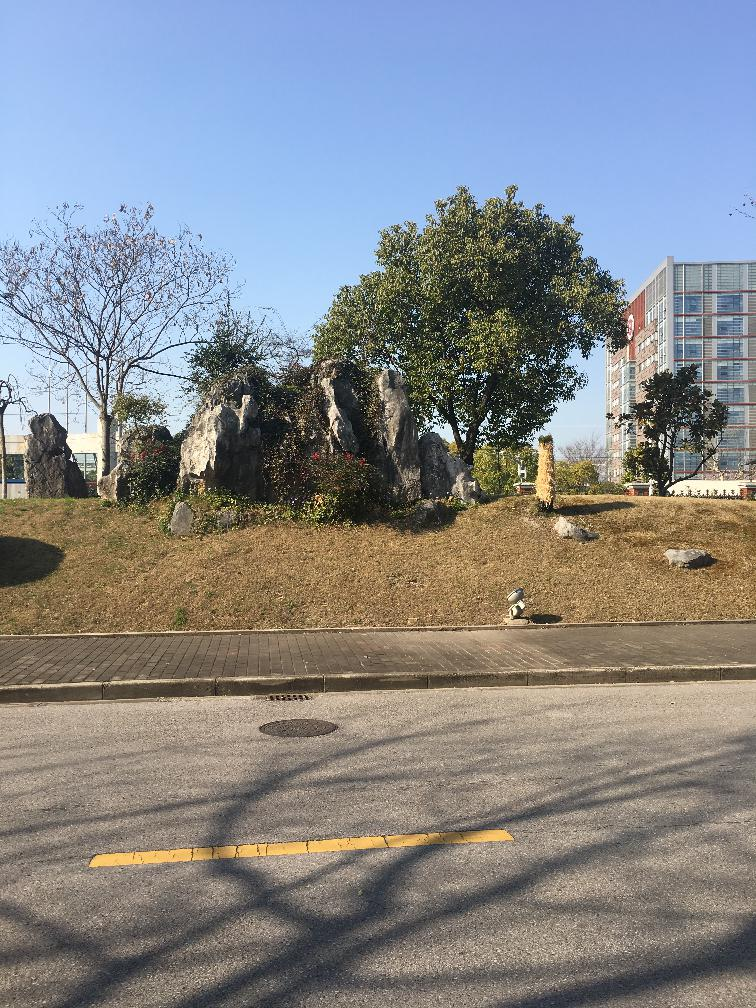
//> input picture opencv/pics/01_right.jpg, 756 x 1008 px
$ ./test   (built with g++ and OpenCV 4)
//> lines starting //> are read from the running program, lines starting //| are printed output that depends on the picture

#include <opencv2/opencv.hpp>

#include <opencv2/xfeatures2d.hpp>

#include <iostream>
#include <string>
#include <fstream>

using namespace cv;
using namespace std;
using namespace cv::xfeatures2d;

void OptimizeSeam(Mat& img1, Mat& trans, Mat& dst);

typedef struct
{
    Point2f left_top;
    Point2f left_bottom;
    Point2f right_top;
    Point2f right_bottom;
}four_corners_t;

four_corners_t corners;

// [45 lines left out: function CalcCorners, not called in this run]

int main(int argc, char *argv[]) {
    string basePath = "../../pics/";
    string img01_path, img02_path;
    if(argc > 2) {
        img01_path = argv[1];
        img02_path = argv[2];
    } else {
        img01_path = "01_right.jpg";
        img02_path = "01_left.jpg";
    }
    img01_path = basePath + img01_path;
    img02_path = basePath + img02_path;

    Mat image02 = imread(img01_path, IMREAD_COLOR); // left
//> image02 is the input picture: 1008 rows x 756 cols, CV_8UC3; mean B, G, R 139, 135.8, 133.5
    Mat image01 = imread(img02_path, IMREAD_COLOR); // right
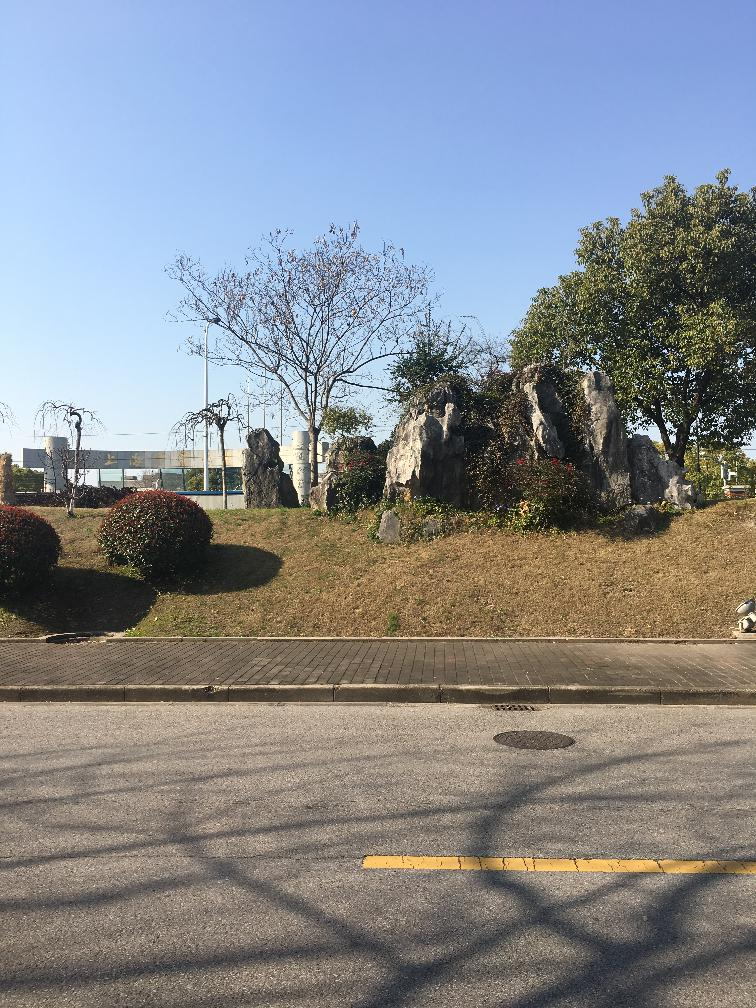
//> input picture opencv/pics/01_left.jpg, 756 x 1008 px
//> image01 is the input picture: 1008 rows x 756 cols, CV_8UC3; mean B, G, R 141.6, 136.6, 132.8
    if(image01.empty() || image02.empty()) {
        cout << "load pics failed " << endl;
        return -1;
    }
    //灰度图转换
    Mat image1, image2;
    cvtColor(image01, image1, COLOR_RGB2GRAY);
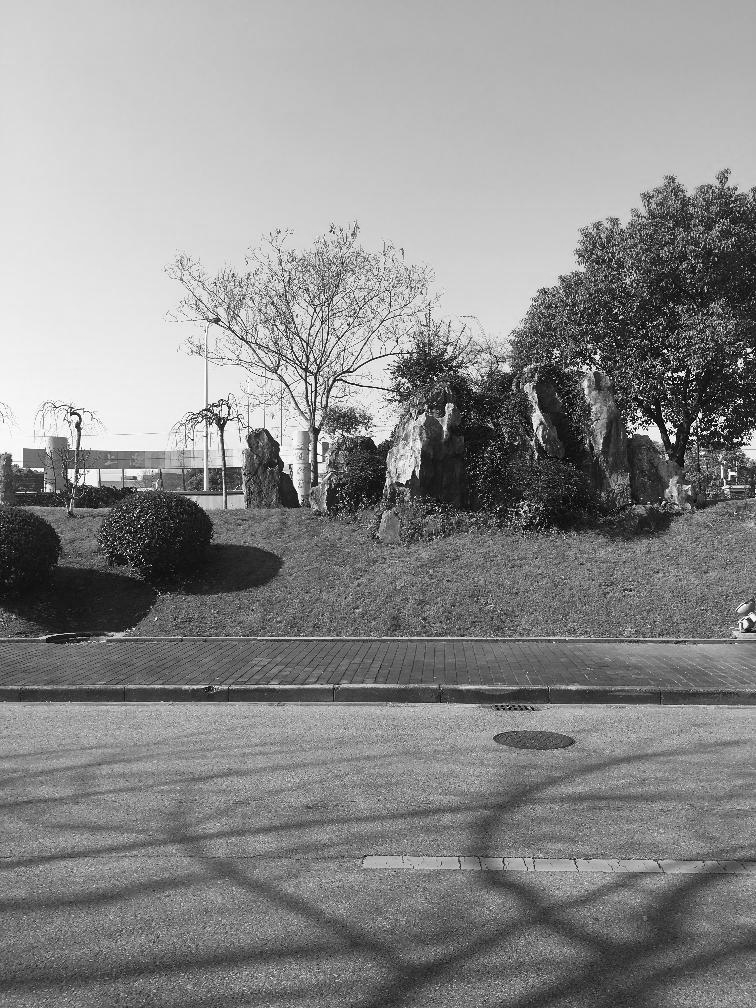
//> image1: 1008 rows x 756 cols, CV_8UC1; min 0, max 255, mean 137.7
    cvtColor(image02, image2, COLOR_RGB2GRAY);
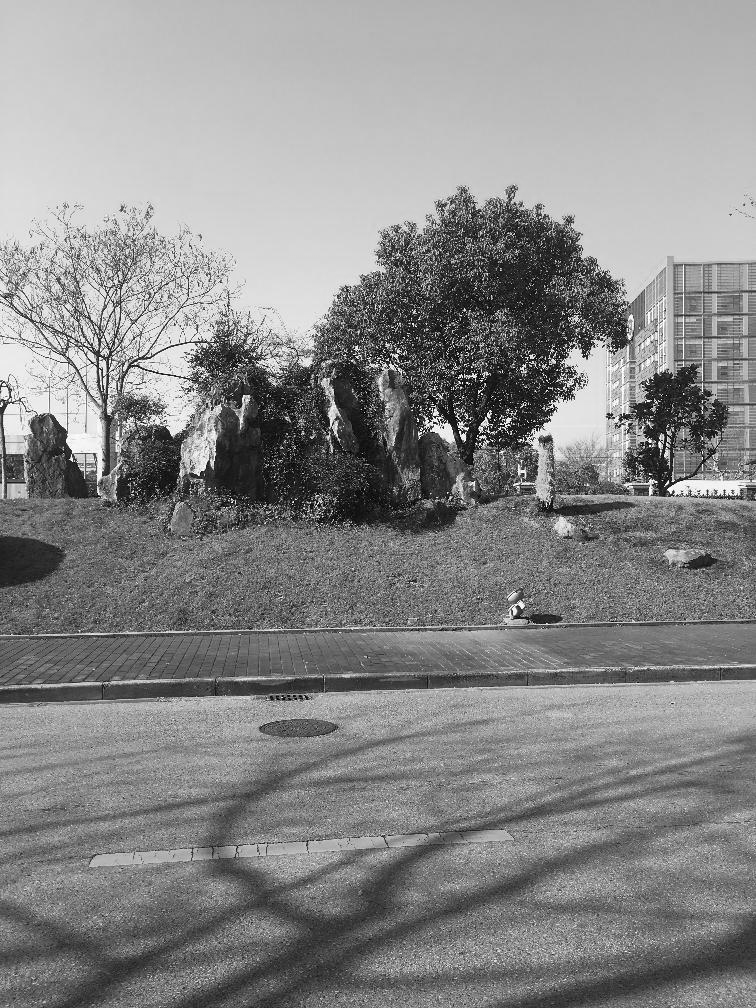
//> image2: 1008 rows x 756 cols, CV_8UC1; min 0, max 255, mean 136.5


    //提取特征点
//> (the run ends here: the program stops with an error, at `Ptr<SURF> Detector = SURF::create(4000);`)
